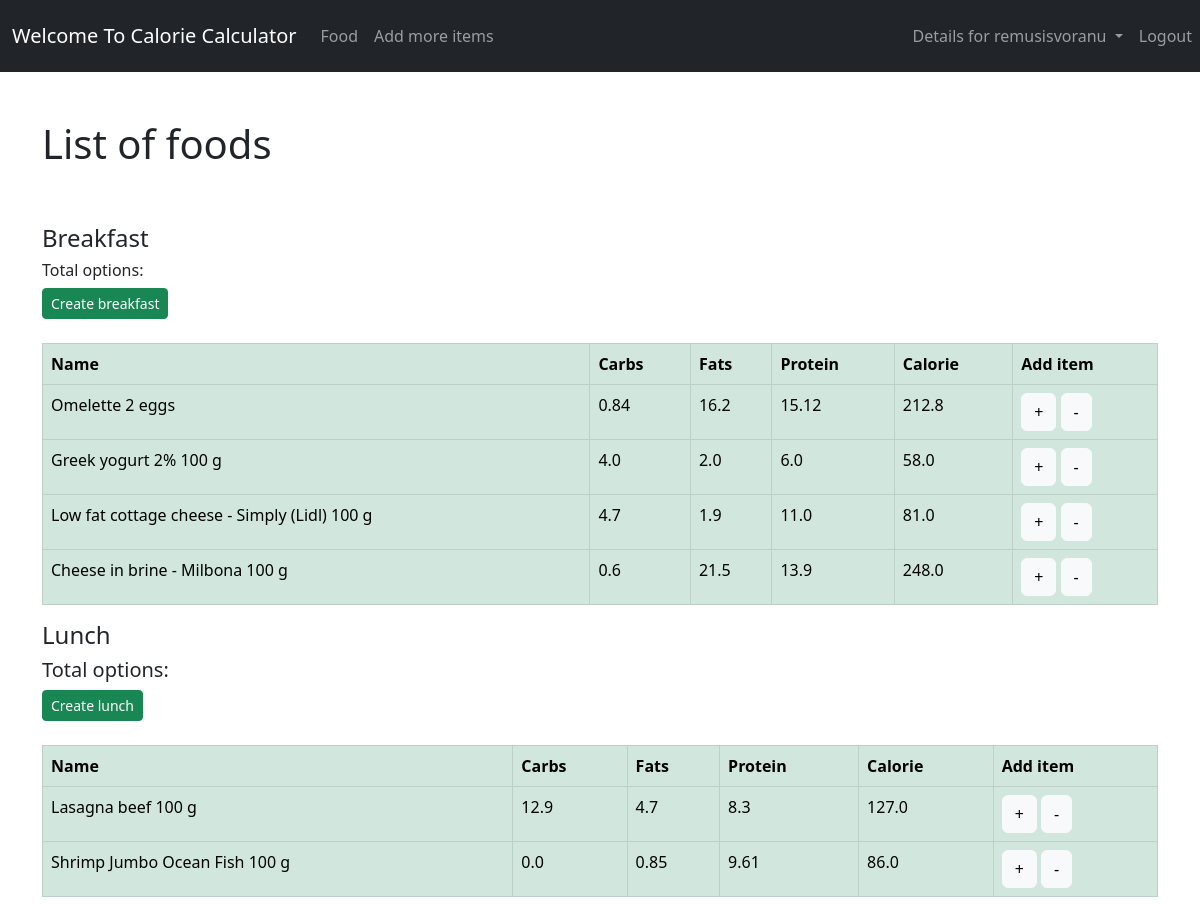
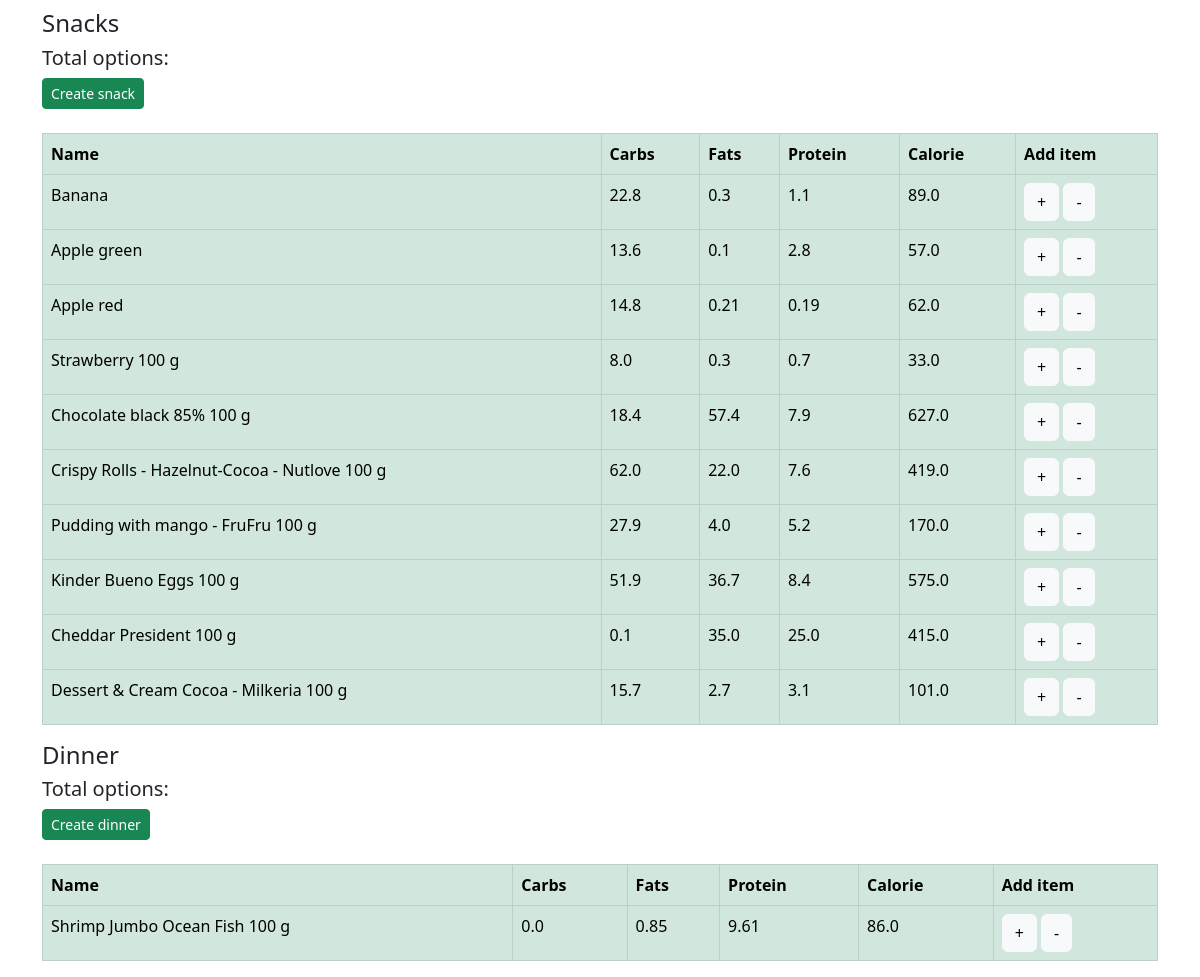
Screenshot of /food/ (signed in) with the database file from the repository (2 pictures, top to bottom).
### calorie/models.py (models this page shows, shortened)
class Food(models.Model):
    name = models.CharField(max_length=200)
    category = models.ForeignKey(Category, on_delete=models.CASCADE)
    carbohydrate = models.FloatField()
    fats = models.FloatField()
    protein = models.FloatField()
    calorie = models.FloatField(default=0, blank=True)
    quantity = models.IntegerField(default=1, null=True, blank=True)

### calorie/views.py (the view, shortened to what this page needs)
# urls.py: path('food/', views.home, name='food_item'),
def home(request):
    food = Food.objects.all()
    lunch = []
    snacks = []
    breakfast = []
    dinner = []
    customers = []
    for f in food:
        if f.category.name == "snacks":
            snacks.append(f)
        elif f.category.name == "lunch":
            lunch.append(f)
        elif f.category.name == "dinner":
            dinner.append(f)
        elif f.category.name == "breakfast":
            breakfast.append(f)
        else:
            customers.append(f)
    context = {
        'breakfast': breakfast,
        'lunch': lunch,
        'dinner': dinner,
        'snacks': snacks,
        'customers': customers,
    }
    return render(request, 'calorie/fooditem.html', context)

### templates/calorie/fooditem.html (shortened to what this page needs)
{% extends 'base.html' %}
{% load static %}
{% block content %}
    <div class="flex-box-row">
        <h1>List of foods</h1>
        <br>
        <br>
        <h4 id="heading">Breakfast</h4>
        <h6>Total options:{{ bcnt }}</h6>
        <a class="btn btn-success  btn-sm" href="{% url 'create_food_item' %}">Create breakfast</a>
        <table class="table table-succes table-success table-hover table-bordered">
            <br>
            <br>
            <tr>
                <th>Name</th>
                <th>Carbs</th>
                <th>Fats</th>
                <th>Protein</th>
                <th>Calorie</th>
                <th>Add item</th>
            </tr>
            {% for items in breakfast %}
                <tr>
                    <td>{{ items.name }} </td>
                    <td>{{ items.carbohydrate }} </td>
                    <td>{{ items.fats }} </td>
                    <td>{{ items.protein }} </td>
                    <td>{{ items.calorie }} </td>
                    <td>
                        <form method="post">
                            <button type="submit" class="btn btn-light" name="addToMyListButton" value={{ items.pk }}>+</button>
                            <button type="submit" class="btn btn-light" name="deleteFromMyListButton" value={{ items.pk }}>-</button>
                        </form>
                    </td>
                </tr>
            {% endfor %}
        </table>
    </div>
    <br>
    <div class="flex-box-row">
        <h4 id="heading">Lunch</h4>
        <h5>Total options:{{ lcnt }}</h5>
        <a class="btn btn-success  btn-sm" href="{% url 'create_food_item' %}">Create lunch</a>
        <table class="table table-succes table-success table-hover table-bordered">
            <br>
            <br>
            <tr>
                <th>Name</th>
                <th>Carbs</th>
                <th>Fats</th>
                <th>Protein</th>
                <th>Calorie</th>
                <th>Add item</th>
            </tr>
            {% for items in lunch %}
                <tr>
                    <td>{{ items.name }} </td>
                    <td>{{ items.carbohydrate }} </td>
                    <td>{{ items.fats }} </td>
                    <td>{{ items.protein }} </td>
                    <td>{{ items.calorie }} </td>
                    <td>
                        <form method="post">
                            <button type="submit" class="btn btn-light" name="addToMyListButton" value={{ items.pk }}>+</button>
                            <button type="submit" class="btn btn-light" name="deleteFromMyListButton" value={{ items.pk }}>-</button>
                        </form>
                    </td>
                </tr>
            {% endfor %}
        </table>
    </div>
    <br>
    <div class="flex-box-row">
        <h4 id="heading ">Snacks</h4>
        <h5>Total options:{{ scnt }}</h5>
        <a class="btn btn-success  btn-sm" href="{% url 'create_food_item' %}">Create snack</a>
        <br>
        <br>
        <table class="table table-succes table-success table-hover table-bordered">
            <tr>
                <th>Name</th>
                <th>Carbs</th>
                <th>Fats</th>
                <th>Protein</th>
                <th>Calorie</th>
                <th>Add item</th>
            </tr>
            {% for items in snacks %}
                <tr>
                    <td>{{ items.name }} </td>
                    <td>{{ items.carbohydrate }} </td>
                    <td>{{ items.fats }} </td>
                    <td>{{ items.protein }} </td>
                    <td>{{ items.calorie }} </td>
                    <td>
                        <form method="post">
                            <button type="submit" class="btn btn-light" name="addToMyListButton" value={{ items.pk }}>+</button>
                            <button type="submit" class="btn btn-light" name="deleteFromMyListButton" value={{ items.pk }}>-</button>
                        </form>
                    </td>
                </tr>
            {% endfor %}
        </table>
    </div>
    <br>
    <div class="flex-box-row">
        <h4 id="heading">Dinner</h4>
        <h5>Total options:{{ dcnt }}</h5>
        <a class="btn btn-success  btn-sm" href="{% url 'create_food_item' %}">Create dinner</a>
        <table class="table table-succes table-success table-hover table-bordered">
            <br>
            <br>
            <tr>
                <th>Name</th>
                <th>Carbs</th>
                <th>Fats</th>
                <th>Protein</th>
                <th>Calorie</th>
                <th>Add item</th>
            </tr>
            {% for items in dinner %}
                <tr>
                    <td>{{ items.name }} </td>
                    <td>{{ items.carbohydrate }} </td>
                    <td>{{ items.fats }} </td>
                    <td>{{ items.protein }} </td>
                    <td>{{ items.calorie }} </td>
                    <td>
                        <form method="post">
                            <button type="submit" class="btn btn-light" name="addToMyListButton" value={{ items.pk }}>+</button>
                            <button type="submit" class="btn btn-light" name="deleteFromMyListButton" value={{ items.pk }}>-</button>
                        </form>
                    </td>
                </tr>
            {% endfor %}
        </table>
    </div>
    <br>
    </div>
{% endblock %}

### templates/navbar.html (shortened to what this page needs)
{% load static %}
<nav class="navbar navbar-expand-lg navbar-dark bg-dark ">
    <div class="container-fluid">
        <a class="navbar-brand" href="{% url 'login_link' %}">Welcome To Calorie Calculator</a>
        <div class="collapse navbar-collapse" id="navbarNav">
            <ul class="navbar-nav">
                <li class="nav-item">
                    <a class="nav-link" aria-current="page" href="{% url 'food_item' %}">Food</a>
                </li>
                <li class="nav-item">
                    <a class="nav-link" href="{% url 'create_food_item' %}">Add more items</a>
                </li>
            </ul>
        </div>
    </div>
    <div class="navbar-nav nav-link">
        {% if user.is_authenticated %}
                <li class="nav-item dropdown ">
                    <a class="nav-link dropdown-toggle"  href="#" role="button"
                       data-bs-toggle="dropdown"
                       aria-expanded="false">
                        Details for {{ request.user }}
                    </a>
                </li>
                <a class="nav-item nav-link" href="{% url 'logout_link' %}">Logout</a>
        {% else %}
            <a class="nav-item nav-link" href="{% url 'login_link' %}">Login</a>
            <a class="nav-item nav-link" href="{% url 'register_link' %}">Register</a>
        {% endif %}
    </div>
</nav>

### rows the page displays
Food: name "Omelette 2 eggs", carbohydrate "0.84", fats "16.2", protein "15.12", calorie "212.8", {{ items.pk }} 11 (drawn)
Food: name "Greek yogurt 2% 100 g", carbohydrate "4.0", fats "2.0", protein "6.0", calorie "58.0", {{ items.pk }} 12 (drawn)
Food: name "Low fat cottage cheese - Simply (Lidl) 100 g", carbohydrate "4.7", fats "1.9", protein "11.0", calorie "81.0", {{ items.pk }} 13 (drawn)
Food: name "Cheese in brine - Milbona 100 g", carbohydrate "0.6", fats "21.5", protein "13.9", calorie "248.0", {{ items.pk }} 14 (drawn)
Food: name "Lasagna beef 100 g", carbohydrate "12.9", fats "4.7", protein "8.3", calorie "127.0", {{ items.pk }} 6 (drawn)
Food: name "Shrimp Jumbo Ocean Fish 100 g", carbohydrate "0.0", fats "0.85", protein "9.61", calorie "86.0", {{ items.pk }} 22 (drawn)
Food: name "Banana", carbohydrate "22.8", fats "0.3", protein "1.1", calorie "89.0", {{ items.pk }} 5 (drawn)
Food: name "Apple green", carbohydrate "13.6", fats "0.1", protein "2.8", calorie "57.0", {{ items.pk }} 7 (drawn)
Food: name "Apple red", carbohydrate "14.8", fats "0.21", protein "0.19", calorie "62.0", {{ items.pk }} 8 (drawn)
Food: name "Strawberry 100 g", carbohydrate "8.0", fats "0.3", protein "0.7", calorie "33.0", {{ items.pk }} 9 (drawn)
Food: name "Chocolate black 85% 100 g", carbohydrate "18.4", fats "57.4", protein "7.9", calorie "627.0", {{ items.pk }} 10 (drawn)
Food: name "Crispy Rolls - Hazelnut-Cocoa - Nutlove 100 g", carbohydrate "62.0", fats "22.0", protein "7.6", calorie "419.0", {{ items.pk }} 15 (drawn)
Food: name "Pudding with mango - FruFru 100 g", carbohydrate "27.9", fats "4.0", protein "5.2", calorie "170.0", {{ items.pk }} 16 (drawn)
Food: name "Kinder Bueno Eggs 100 g", carbohydrate "51.9", fats "36.7", protein "8.4", calorie "575.0", {{ items.pk }} 17 (drawn)
Food: name "Cheddar President 100 g", carbohydrate "0.1", fats "35.0", protein "25.0", calorie "415.0", {{ items.pk }} 18 (drawn)
Food: name "Dessert & Cream Cocoa - Milkeria 100 g", carbohydrate "15.7", fats "2.7", protein "3.1", calorie "101.0", {{ items.pk }} 19 (drawn)
Food: name "Shrimp Jumbo Ocean Fish 100 g", carbohydrate "0.0", fats "0.85", protein "9.61", calorie "86.0", {{ items.pk }} 21 (drawn)

### other values shown
{{ request.user }} "remusisvoranu"
